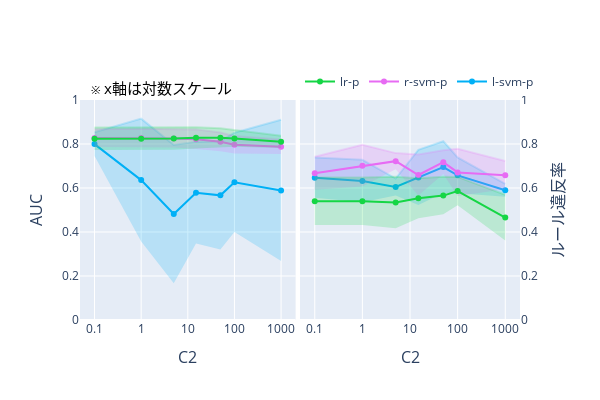

Notebook cell for this chart:
### Code cell
import plotly.graph_objects as go
from plotly.subplots import make_subplots


# グラフのデータを準備
index = ['l-svm-p', 'r-svm-p', 'lr-p']
colors_mean = ['rgba(0,176,246,1)', 'rgba(231,107,243,1)', 'rgba(21,213,69,1)']  # indexに対応する色
colors_std  = ['rgba(0,176,246,0.2)', 'rgba(231,107,243,0.2)', 'rgba(21,213,69,0.2)']  # indexに対応する色


# グラフ1: AUCのデータ
col_auc = 'auc'
tmp_mean_auc = pd.DataFrame([
    {info: df.loc['linear svm (L)', col_auc] for info, df in zip(infos, dfs_mean)},
    {info: df.loc['non-linear svm (L)', col_auc] for info, df in zip(infos, dfs_mean)},
    {info: df.loc['logistic regression (L)', col_auc] for info, df in zip(infos, dfs_mean)}
], index=index)
tmp_std_auc = pd.DataFrame([
    {info: df.loc['linear svm (L)', col_auc] for info, df in zip(infos, dfs_std)},
    {info: df.loc['non-linear svm (L)', col_auc] for info, df in zip(infos, dfs_std)},
    {info: df.loc['logistic regression (L)', col_auc] for info, df in zip(infos, dfs_std)}
], index=index)

# グラフ2: ルール違反率のデータ
col_vr = 'violation_rate'
tmp_mean_vr = pd.DataFrame([
    {info: df.loc['linear svm (L)', col_vr] for info, df in zip(infos, dfs_mean)},
    {info: df.loc['non-linear svm (L)', col_vr] for info, df in zip(infos, dfs_mean)},
    {info: df.loc['logistic regression (L)', col_vr] for info, df in zip(infos, dfs_mean)}
], index=index)
tmp_std_vr = pd.DataFrame([
    {info: df.loc['linear svm (L)', col_vr] for info, df in zip(infos, dfs_std)},
    {info: df.loc['non-linear svm (L)', col_vr] for info, df in zip(infos, dfs_std)},
    {info: df.loc['logistic regression (L)', col_vr] for info, df in zip(infos, dfs_std)}
], index=index)


# サブプロットの作成
# fig = make_subplots(rows=1, cols=2, subplot_titles=('AUC', 'ルール違反率'))
fig = make_subplots(rows=1, cols=2)

# グラフ1: AUC
for i in range(len(tmp_mean_auc)):
    fig.add_trace(
        go.Scatter(
            x=tmp_mean_auc.columns,
            y=tmp_mean_auc.iloc[i, :],
            mode='lines+markers',
            name=tmp_mean_auc.index[i],
            line=dict(color=colors_mean[i]),  # ラインの色を設定
            marker=dict(color=colors_mean[i])  # マーカーの色を設定
        ),
        row=1, col=1
    )
    fig.add_trace(
        go.Scatter(
            x=tmp_mean_auc.columns,
            y=tmp_mean_auc.iloc[i, :] + tmp_std_auc.iloc[i, :],
            mode='lines',
            line=dict(color=colors_std[i]),  # ラインの色を設定
            showlegend=False
        ),
        row=1, col=1
    )
    fig.add_trace(
        go.Scatter(
            x=tmp_mean_auc.columns,
            y=tmp_mean_auc.iloc[i, :] - tmp_std_auc.iloc[i, :],
            mode='lines',
            fill='tonexty',
            fillcolor=colors_std[i],
            line=dict(color='rgba(255,255,255,0)'),
            showlegend=False
        ),
        row=1, col=1
    )

# グラフ2: ルール違反率
for i in range(len(tmp_mean_vr)):
    fig.add_trace(
        go.Scatter(
            x=tmp_mean_vr.columns,
            y=tmp_mean_vr.iloc[i, :],
            mode='lines+markers',
            name=tmp_mean_vr.index[i],
            line=dict(color=colors_mean[i]),  # ラインの色を設定
            marker=dict(color=colors_mean[i]),  # マーカーの色を設定
            showlegend=False
        ),
        row=1, col=2
    )
    fig.add_trace(
        go.Scatter(
            x=tmp_mean_vr.columns,
            y=tmp_mean_vr.iloc[i, :] + tmp_std_vr.iloc[i, :],
            mode='lines',
            line=dict(color=colors_std[i]),  # ラインの色を設定
            showlegend=False
        ),
        row=1, col=2
    )
    fig.add_trace(
        go.Scatter(
            x=tmp_mean_vr.columns,
            y=tmp_mean_vr.iloc[i, :] - tmp_std_vr.iloc[i, :],
            mode='lines',
            fill='tonexty',
            fillcolor=colors_std[i],
            line=dict(color='rgba(255,255,255,0)'),
            showlegend=False
        ),
        row=1, col=2
    )

# x軸の設定
fig.update_xaxes(title_text='C2', row=1, col=1, type='log')
fig.update_xaxes(title_text='C2', row=1, col=2, type='log')

# レイアウトの設定
fig.update_layout(
    height=400,
    width=600,
    xaxis=dict(
        domain=[0, 0.49],  # 左側のsubplotの幅を調整
        title_font=dict(size=16)
    ),
    xaxis2=dict(
        domain=[0.5, 1],  # 右側のsubplotの幅を調整
        title_font=dict(size=16)
    ),
    legend=dict(
        x=0.5,
        y=1.15,
        orientation='h'  # 水平配置
    ),
    annotations=[
        dict(
            xref="paper",
            yref="paper",
            x=0.02,
            y=1.11,
            text="※ x軸は対数スケール",
            showarrow=False,
            font=dict(
                size=15,
                color="black"
            )
        )
    ]
)

# y軸の設定
fig.update_yaxes(title_text='AUC', range=[0, 1], row=1, col=1, side='left', title_font=dict(size=16))  # col=1のグラフのy軸を左側に配置
fig.update_yaxes(title_text='ルール違反率', range=[0, 1], row=1, col=2, side='right', title_font=dict(size=16))  # col=2のグラフのy軸を右側に配置

# グラフの表示
fig.show()

### Figure 1 — Plotly figure (JSON) as saved in the notebook; plotly's stock layout.template omitted (floating-point values rounded to 4 significant figures)
{"data": [{"line": {"color": "rgba(0,176,246,1)"}, "marker": {"color": "rgba(0,176,246,1)"}, "mode": "lines+markers", "name": "l-svm-p", "type": "scatter", "x": [0.1, 1, 5, 15, 50, 100, 1000], "xaxis": "x", "y": [0.7996, 0.6358, 0.4819, 0.5785, 0.5666, 0.6259, 0.5889], "yaxis": "y"}, {"line": {"color": "rgba(0,176,246,0.2)"}, "mode": "lines", "showlegend": false, "type": "scatter", "x": [0.1, 1, 5, 15, 50, 100, 1000], "xaxis": "x", "y": [0.8535, 0.9153, 0.7962, 0.8096, 0.8132, 0.8513, 0.9099], "yaxis": "y"}, {"fill": "tonexty", "fillcolor": "rgba(0,176,246,0.2)", "line": {"color": "rgba(255,255,255,0)"}, "mode": "lines", "showlegend": false, "type": "scatter", "x": [0.1, 1, 5, 15, 50, 100, 1000], "xaxis": "x", "y": [0.7456, 0.3564, 0.1676, 0.3474, 0.32, 0.4005, 0.2679], "yaxis": "y"}, {"line": {"color": "rgba(231,107,243,1)"}, "marker": {"color": "rgba(231,107,243,1)"}, "mode": "lines+markers", "name": "r-svm-p", "type": "scatter", "x": [0.1, 1, 5, 15, 50, 100, 1000], "xaxis": "x", "y": [0.827, 0.8276, 0.8254, 0.8219, 0.81, 0.7965, 0.7875], "yaxis": "y"}, {"line": {"color": "rgba(231,107,243,0.2)"}, "mode": "lines", "showlegend": false, "type": "scatter", "x": [0.1, 1, 5, 15, 50, 100, 1000], "xaxis": "x", "y": [0.8671, 0.869, 0.8665, 0.8664, 0.8525, 0.836, 0.8203], "yaxis": "y"}, {"fill": "tonexty", "fillcolor": "rgba(231,107,243,0.2)", "line": {"color": "rgba(255,255,255,0)"}, "mode": "lines", "showlegend": false, "type": "scatter", "x": [0.1, 1, 5, 15, 50, 100, 1000], "xaxis": "x", "y": [0.7869, 0.7862, 0.7843, 0.7773, 0.7674, 0.7571, 0.7547], "yaxis": "y"}, {"line": {"color": "rgba(21,213,69,1)"}, "marker": {"color": "rgba(21,213,69,1)"}, "mode": "lines+markers", "name": "lr-p", "type": "scatter", "x": [0.1, 1, 5, 15, 50, 100, 1000], "xaxis": "x", "y": [0.8236, 0.8241, 0.8252, 0.8283, 0.8288, 0.8252, 0.8099], "yaxis": "y"}, {"line": {"color": "rgba(21,213,69,0.2)"}, "mode": "lines", "showlegend": false, "type": "scatter", "x": [0.1, 1, 5, 15, 50, 100, 1000], "xaxis": "x", "y": [0.8748, 0.8753, 0.8761, 0.8766, 0.872, 0.8634, 0.8378], "yaxis": "y"}, {"fill": "tonexty", "fillcolor": "rgba(21,213,69,0.2)", "line": {"color": "rgba(255,255,255,0)"}, "mode": "lines", "showlegend": false, "type": "scatter", "x": [0.1, 1, 5, 15, 50, 100, 1000], "xaxis": "x", "y": [0.7725, 0.7729, 0.7744, 0.7801, 0.7856, 0.7871, 0.7819], "yaxis": "y"}, {"line": {"color": "rgba(0,176,246,1)"}, "marker": {"color": "rgba(0,176,246,1)"}, "mode": "lines+markers", "name": "l-svm-p", "showlegend": false, "type": "scatter", "x": [0.1, 1, 5, 15, 50, 100, 1000], "xaxis": "x2", "y": [0.6471, 0.6316, 0.6046, 0.6481, 0.6952, 0.6574, 0.5895], "yaxis": "y2"}, {"line": {"color": "rgba(0,176,246,0.2)"}, "mode": "lines", "showlegend": false, "type": "scatter", "x": [0.1, 1, 5, 15, 50, 100, 1000], "xaxis": "x2", "y": [0.7387, 0.7282, 0.6428, 0.7735, 0.8127, 0.7391, 0.6191], "yaxis": "y2"}, {"fill": "tonexty", "fillcolor": "rgba(0,176,246,0.2)", "line": {"color": "rgba(255,255,255,0)"}, "mode": "lines", "showlegend": false, "type": "scatter", "x": [0.1, 1, 5, 15, 50, 100, 1000], "xaxis": "x2", "y": [0.5556, 0.5351, 0.5663, 0.5226, 0.5778, 0.5758, 0.56], "yaxis": "y2"}, {"line": {"color": "rgba(231,107,243,1)"}, "marker": {"color": "rgba(231,107,243,1)"}, "mode": "lines+markers", "name": "r-svm-p", "showlegend": false, "type": "scatter", "x": [0.1, 1, 5, 15, 50, 100, 1000], "xaxis": "x2", "y": [0.6671, 0.7014, 0.7221, 0.6591, 0.7173, 0.6708, 0.6584], "yaxis": "y2"}, {"line": {"color": "rgba(231,107,243,0.2)"}, "mode": "lines", "showlegend": false, "type": "scatter", "x": [0.1, 1, 5, 15, 50, 100, 1000], "xaxis": "x2", "y": [0.7419, 0.7964, 0.7586, 0.7519, 0.7714, 0.7781, 0.7223], "yaxis": "y2"}, {"fill": "tonexty", "fillcolor": "rgba(231,107,243,0.2)", "line": {"color": "rgba(255,255,255,0)"}, "mode": "lines", "showlegend": false, "type": "scatter", "x": [0.1, 1, 5, 15, 50, 100, 1000], "xaxis": "x2", "y": [0.5923, 0.6064, 0.6856, 0.5663, 0.6633, 0.5635, 0.5944], "yaxis": "y2"}, {"line": {"color": "rgba(21,213,69,1)"}, "marker": {"color": "rgba(21,213,69,1)"}, "mode": "lines+markers", "name": "lr-p", "showlegend": false, "type": "scatter", "x": [0.1, 1, 5, 15, 50, 100, 1000], "xaxis": "x2", "y": [0.5395, 0.5395, 0.5343, 0.5533, 0.5655, 0.5861, 0.4654], "yaxis": "y2"}, {"line": {"color": "rgba(21,213,69,0.2)"}, "mode": "lines", "showlegend": false, "type": "scatter", "x": [0.1, 1, 5, 15, 50, 100, 1000], "xaxis": "x2", "y": [0.6476, 0.6476, 0.6514, 0.6444, 0.6506, 0.6505, 0.5693], "yaxis": "y2"}, {"fill": "tonexty", "fillcolor": "rgba(21,213,69,0.2)", "line": {"color": "rgba(255,255,255,0)"}, "mode": "lines", "showlegend": false, "type": "scatter", "x": [0.1, 1, 5, 15, 50, 100, 1000], "xaxis": "x2", "y": [0.4314, 0.4314, 0.4171, 0.4622, 0.4803, 0.5217, 0.3615], "yaxis": "y2"}], "layout": {"annotations": [{"font": {"color": "black", "size": 15}, "showarrow": false, "text": "※ x軸は対数スケール", "x": 0.02, "xref": "paper", "y": 1.11, "yref": "paper"}], "height": 400, "legend": {"orientation": "h", "x": 0.5, "y": 1.15}, "width": 600, "xaxis": {"anchor": "y", "domain": [0, 0.49], "title": {"font": {"size": 16}, "text": "C2"}, "type": "log"}, "xaxis2": {"anchor": "y2", "domain": [0.5, 1], "title": {"font": {"size": 16}, "text": "C2"}, "type": "log"}, "yaxis": {"anchor": "x", "domain": [0, 1], "range": [0, 1], "side": "left", "title": {"font": {"size": 16}, "text": "AUC"}}, "yaxis2": {"anchor": "x2", "domain": [0, 1], "range": [0, 1], "side": "right", "title": {"font": {"size": 16}, "text": "ルール違反率"}}}}
